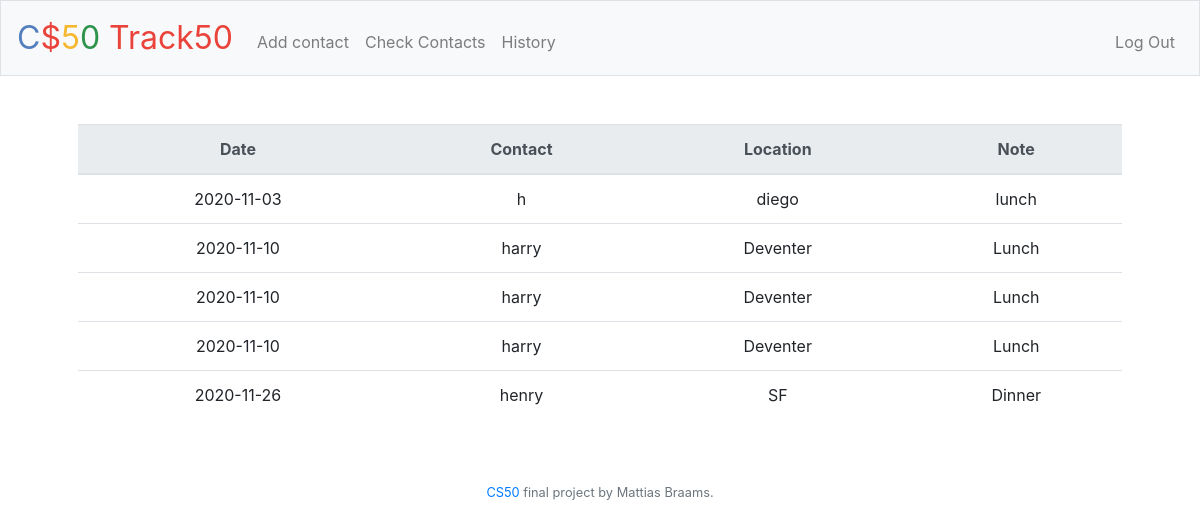
Page /history (signed in) on the committed database.
### tables this page shows
CREATE TABLE 'history' ('user_id' integer NOT NULL,'date' date NOT NULL, 'contact' text NOT NULL, 'location' text, 'memo' text);

### application.py (the view)
@app.route("/history")
@login_required
def history():
    rows = db.execute("SELECT * FROM history WHERE user_id = :user_id ORDER BY date",
                user_id = session["user_id"])
    return render_template("history.html", rows = rows)

### application.py (called while the page is built)
@app.after_request
def after_request(response):
    response.headers["Cache-Control"] = "no-cache, no-store, must-revalidate"
    response.headers["Expires"] = 0
    response.headers["Pragma"] = "no-cache"
    return response

### helpers.py (called while the page is built)
def login_required(f):
    @wraps(f)
    def decorated_function(*args, **kwargs):
        if session.get("user_id") is None:
            return redirect("/login")
        return f(*args, **kwargs)
    return decorated_function

### templates/history.html (shortened to what this page needs)
{% extends "layout.html" %}
{% block main %}
<table class="table">
        <thead class="thead-light">
            <tr>
                <th scope="col">Date</th>
                <th scope="col">Contact</th>
                <th scope="col">Location</th>
                <th scope="col">Note</th>
            </tr>
        </thead>
        <tbody class=".table-striped">
            {% for row in rows %}
            <tr>
                <td>{{ row["date"]}} </td>
                <td>{{ row["contact"]}} </td>
                <td>{{ row["location"]}} </td>
                <td>{{ row["memo"]}} </td>
            </tr>
            {% endfor %}
        </tbody>
</table>
{% endblock %}

### templates/layout.html (shortened to what this page needs)
<!DOCTYPE html>
<html lang="en">
    <head>
        <link href="https://maxcdn.bootstrapcdn.com/bootstrap/4.1.3/css/bootstrap.min.css" rel="stylesheet">
        <link href="/static/styles.css" rel="stylesheet">
    </head>
    <body>
        <nav class="navbar navbar-expand-md navbar-light bg-light border">
            <a class="navbar-brand" href="/"><span class="blue">C</span><span class="red">$</span><span class="yellow">5</span><span class="green">0</span> <span class="red">Track50</span></span></a>
            <div class="collapse navbar-collapse" id="navbar">
                {% if session.user_id %}
                    <ul class="navbar-nav mr-auto mt-2">
                        <li class="nav-item"><a class="nav-link" href="/add">Add contact</a></li>
                        <li class="nav-item"><a class="nav-link" href="/check">Check Contacts</a></li>
                        <li class="nav-item"><a class="nav-link" href="/history">History</a></li>
                    </ul>
                    <ul class="navbar-nav ml-auto mt-2">
                        <li class="nav-item"><a class="nav-link" href="/logout">Log Out</a></li>
                    </ul>
                {% else %}
                    <ul class="navbar-nav ml-auto mt-2">
                        <li class="nav-item"><a class="nav-link" href="/register">Register</a></li>
                        <li class="nav-item"><a class="nav-link" href="/login">Log In</a></li>
                    </ul>
                {% endif %}
            </div>
        </nav>
        <main class="container p-5">
            {% block main %}{% endblock %}
        </main>
        <footer class="small text-center text-muted">
            <a href="https://cs50.harvard.edu/">CS50</a> final project by Mattias Braams.
        </footer>
    </body>
</html>

### static/styles.css (style rules this page uses)
nav .navbar-brand { font-size: xx-large; }
nav .navbar-brand .blue { color: #537fbe; }
nav .navbar-brand .red { color: #ea433b; }
nav .navbar-brand .yellow { color: #f5b82e; }
nav .navbar-brand .green { color: #2e944b; }
main { overflow-x: auto; text-align: center; }

### rows in the picture
history: date "2020-11-03", contact "h", location "diego", memo "lunch"
history: date "2020-11-10", contact "harry", location "Deventer", memo "Lunch"
history: date "2020-11-10", contact "harry", location "Deventer", memo "Lunch"
history: date "2020-11-10", contact "harry", location "Deventer", memo "Lunch"
history: date "2020-11-26", contact "henry", location "SF", memo "Dinner"
